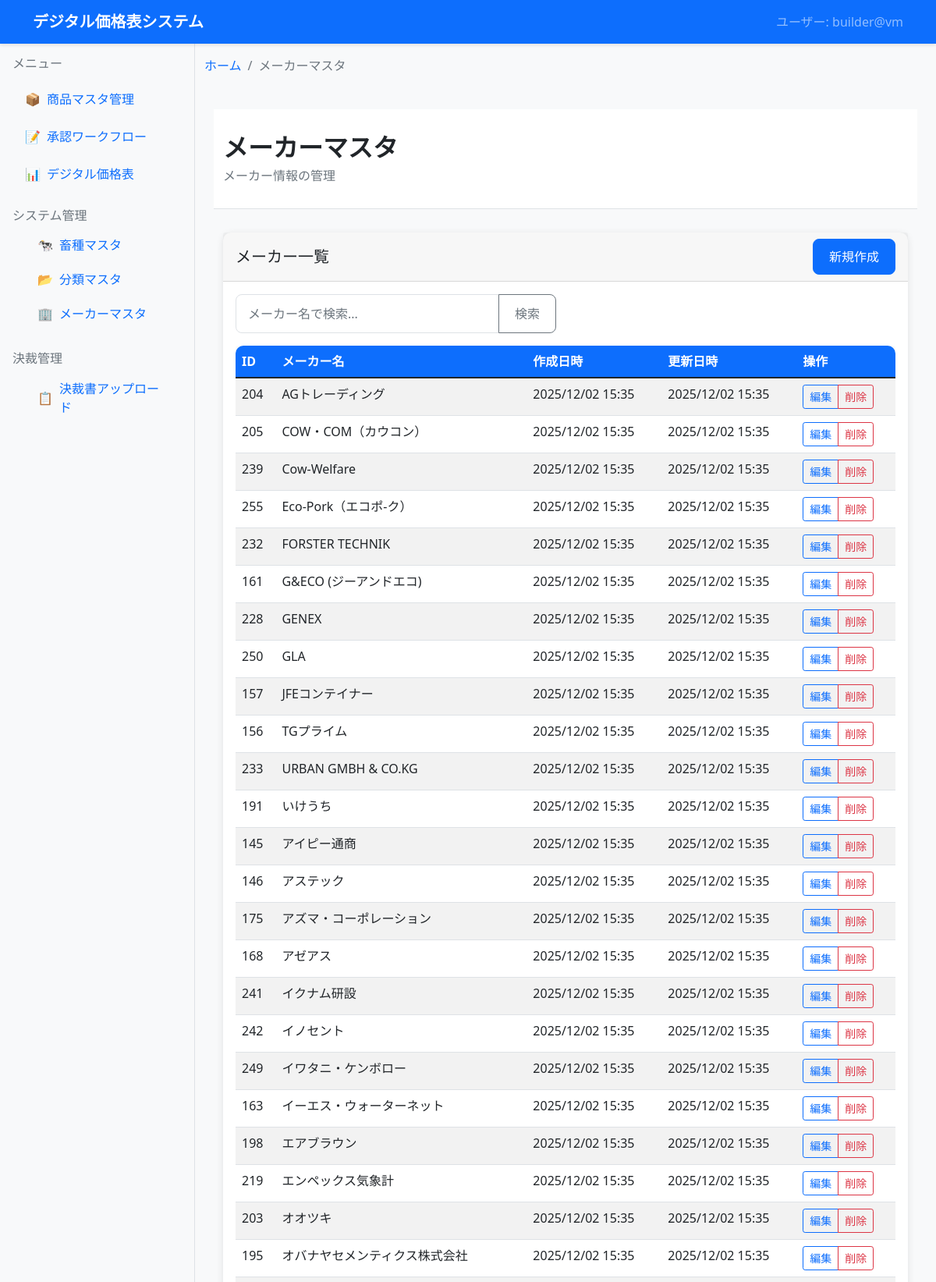
The app's page /products/masters/manufacturers/ (upper part) with its own data.
### dashboard/products_master/models.py (models this page shows, shortened)
class Manufacturer(models.Model):
    name = models.CharField('メーカー名', max_length=200, unique=True)
    is_active = models.BooleanField('有効', default=True)
    created_at = models.DateTimeField('作成日時', auto_now_add=True)
    updated_at = models.DateTimeField('更新日時', auto_now=True)
    class Meta:
        verbose_name = 'メーカーマスタ'
        verbose_name_plural = 'メーカーマスタ'
        ordering = ['name']

### dashboard/products_master/master_views.py (the view)
# urls.py: path('masters/manufacturers/', master_views.manufacturer_list, name='manufacturer_list'),
def manufacturer_list(request):
    search_query = request.GET.get('search', '')
    manufacturers = Manufacturer.objects.filter(is_active=True)
    if search_query:
        manufacturers = manufacturers.filter(name__icontains=search_query)
    manufacturers = manufacturers.order_by('name')
    context = {
        'current_user': get_current_user(),
        'manufacturers': manufacturers,
        'search_query': search_query,
        'breadcrumbs': get_breadcrumbs('manufacturer_list')
    }
    return render(request, 'products_master/manufacturer_list.html', context)

### digital_pricelist_system/utils.py (called while the page is built)
def get_current_user():
    try:
        username = getpass.getuser()
        hostname = socket.gethostname()
        return f"{username}@{hostname}"
    except Exception as e:
        print(f"ユーザ情報取得エラー: {e}")
        return "unknown@unknown"

### templates/products_master/manufacturer_list.html (shortened to what this page needs)
{% extends 'base.html' %}
{% block breadcrumb %}
    {% include 'components/breadcrumb.html' with breadcrumbs=breadcrumbs %}
{% endblock %}
{% block content %}
    {% include 'components/page_header.html' with page_title="メーカーマスタ" page_subtitle="メーカー情報の管理" %}
    <div class="container main-content">
        <div class="card">
            <div class="card-header d-flex justify-content-between align-items-center">
                <h5 class="mb-0">メーカー一覧</h5>
                <a href="{% url 'products_master:manufacturer_create' %}" class="btn btn-primary">
                     新規作成
                </a>
            </div>
            <div class="card-body">
                <form method="get" class="mb-3">
                    <div class="row">
                        <div class="col-md-6">
                            <div class="input-group">
                                <input type="text" class="form-control" name="search"
                                       value="{{ search_query }}" placeholder="メーカー名で検索...">
                                <button class="btn btn-outline-secondary" type="submit">
                                     検索
                                </button>
                            </div>
                        </div>
                    </div>
                </form>
                {% if manufacturers %}
                    <div class="table-responsive">
                        <table class="table table-striped">
                            <thead>
                                <tr>
                                    <th>ID</th>
                                    <th>メーカー名</th>
                                    <th>作成日時</th>
                                    <th>更新日時</th>
                                    <th>操作</th>
                                </tr>
                            </thead>
                            <tbody>
                                {% for manufacturer in manufacturers %}
                                    <tr>
                                        <td>{{ manufacturer.id }}</td>
                                        <td>{{ manufacturer.name }}</td>
                                        <td>{{ manufacturer.created_at|date:"Y/m/d H:i" }}</td>
                                        <td>{{ manufacturer.updated_at|date:"Y/m/d H:i" }}</td>
                                        <td>
                                            <div class="btn-group btn-group-sm">
                                                <a href="{% url 'products_master:manufacturer_edit' manufacturer.pk %}"
                                                   class="btn btn-outline-primary">
                                                     編集
                                                </a>
                                                <button type="button" class="btn btn-outline-danger"
                                                        onclick="confirmDelete({{ manufacturer.pk }}, '{{ manufacturer.name }}')">
                                                     削除
                                                </button>
                                            </div>
                                        </td>
                                    </tr>
                                {% endfor %}
                            </tbody>
                        </table>
                    </div>
                {% endif %}
            </div>
        </div>
    </div>
{% endblock %}

### static/css/common.css (style rules this page uses)
:root { --primary-color: #0d6efd; --secondary-color: #6c757d; --success-color: #198754; --info-color: #0dcaf0; --warning-color: #ffc107; --danger-color: #dc3545; --light-color: #f8f9fa; --dark-color: #212529; }
body { font-family: 'Segoe UI', Tahoma, Geneva, Verdana, sans-serif; background-color: var(--light-color); }
.card { border: none; box-shadow: 0 2px 10px rgba(0,0,0,0.1); border-radius: 10px; }
.btn { border-radius: 8px; font-weight: 500; padding: 10px 20px; }
.btn-primary { background-color: var(--primary-color); border-color: var(--primary-color); }
.table { background: white; border-radius: 10px; overflow: hidden; box-shadow: 0 2px 10px rgba(0,0,0,0.1); }
.table thead th { background-color: var(--primary-color); color: white; border: none; font-weight: 600; }
.form-control { border-radius: 8px; border: 1px solid #dee2e6; padding: 12px 15px; }

### records on screen
Manufacturer: id "204", name "AGトレーディング", created_at "2025/12/02 15:35", updated_at "2025/12/02 15:35"
Manufacturer: id "205", name "COW・COM（カウコン）", created_at "2025/12/02 15:35", updated_at "2025/12/02 15:35"
Manufacturer: id "239", name "Cow-Welfare", created_at "2025/12/02 15:35", updated_at "2025/12/02 15:35"
Manufacturer: id "255", name "Eco-Pork（エコポ-ク）", created_at "2025/12/02 15:35", updated_at "2025/12/02 15:35"
Manufacturer: id "232", name "FORSTER TECHNIK", created_at "2025/12/02 15:35", updated_at "2025/12/02 15:35"
Manufacturer: id "161", name "G&ECO (ジーアンドエコ)", created_at "2025/12/02 15:35", updated_at "2025/12/02 15:35"
Manufacturer: id "228", name "GENEX", created_at "2025/12/02 15:35", updated_at "2025/12/02 15:35"
Manufacturer: id "250", name "GLA", created_at "2025/12/02 15:35", updated_at "2025/12/02 15:35"
Manufacturer: id "157", name "JFEコンテイナー", created_at "2025/12/02 15:35", updated_at "2025/12/02 15:35"
Manufacturer: id "156", name "TGプライム", created_at "2025/12/02 15:35", updated_at "2025/12/02 15:35"
Manufacturer: id "233", name "URBAN GMBH & CO.KG", created_at "2025/12/02 15:35", updated_at "2025/12/02 15:35"
Manufacturer: id "191", name "いけうち", created_at "2025/12/02 15:35", updated_at "2025/12/02 15:35"
Manufacturer: id "145", name "アイピー通商", created_at "2025/12/02 15:35", updated_at "2025/12/02 15:35"
Manufacturer: id "146", name "アステック", created_at "2025/12/02 15:35", updated_at "2025/12/02 15:35"
Manufacturer: id "175", name "アズマ・コーポレーション", created_at "2025/12/02 15:35", updated_at "2025/12/02 15:35"
Manufacturer: id "168", name "アゼアス", created_at "2025/12/02 15:35", updated_at "2025/12/02 15:35"
Manufacturer: id "241", name "イクナム研設", created_at "2025/12/02 15:35", updated_at "2025/12/02 15:35"
Manufacturer: id "242", name "イノセント", created_at "2025/12/02 15:35", updated_at "2025/12/02 15:35"
Manufacturer: id "249", name "イワタニ・ケンボロー", created_at "2025/12/02 15:35", updated_at "2025/12/02 15:35"
Manufacturer: id "163", name "イーエス・ウォーターネット", created_at "2025/12/02 15:35", updated_at "2025/12/02 15:35"
Manufacturer: id "198", name "エアブラウン", created_at "2025/12/02 15:35", updated_at "2025/12/02 15:35"
Manufacturer: id "219", name "エンペックス気象計", created_at "2025/12/02 15:35", updated_at "2025/12/02 15:35"
Manufacturer: id "203", name "オオツキ", created_at "2025/12/02 15:35", updated_at "2025/12/02 15:35"
Manufacturer: id "195", name "オバナヤセメンティクス株式会社", created_at "2025/12/02 15:35", updated_at "2025/12/02 15:35"

### other values on screen
{{ current_user }} "builder@vm"
{{ crumb.title }} "メーカーマスタ"
{{ page_title }} "メーカーマスタ"
{{ page_subtitle }} "メーカー情報の管理"
